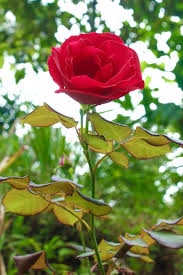
#> input picture open_cv/Open-CV_Practice/download (1).jpg, 183 x 275 px, found by its file name
$ python task.py
#> lines starting #> are read from the running program, lines starting #| are printed output that depends on the picture; after the words box and inside, x2 and y2 are one past the last pixel; in counts of white or black regions, pixels touching at a corner belong together
import cv2
import numpy as np

def apply_background_filter(input_path, output_path, filter_type="blur", intensity=10, color=(0, 255, 0)):
    """
    Apply a background filter to an image.
    filter_type options: "blur", "color", "virtual_bg"
    """
#> called with output_path = 'filtered.jpg', filter_type = 'blur', intensity = 5, color = (0, 255, 0)

    # 1. Load the input image
    img = cv2.imread(input_path)
#> img is the input picture: shape (275, 183, 3); mean B, G, R 84.8, 130.8, 130.7
    if img is None:
        print("Error: Could not load image")
        return

    # 2. Convert image to grayscale for simple background separation
    gray = cv2.cvtColor(img, cv2.COLOR_BGR2GRAY)
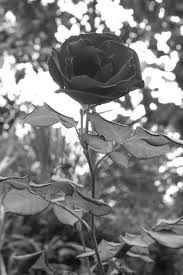
#> gray: shape (275, 183); min 7, max 255, mean 125.5

    # 3. Create a binary mask (rough segmentation)
    # Pixels brighter than 200 = background (0)
    # Pixels darker than 200 = foreground (255)
    _, mask = cv2.threshold(gray, 200, 255, cv2.THRESH_BINARY_INV)
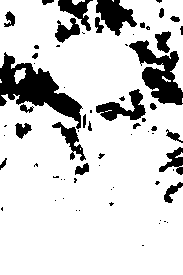
#> mask: shape (275, 183); 82.8% white; 68 black regions (39 under 20 px), largest, box (x1, y1, x2, y2) and area: (0, 52, 83, 129) 2435, (129, 40, 183, 105) 1614, (96, 0, 137, 36) 814

    # 4. Blur the mask edges so the transition is smooth
    mask = cv2.GaussianBlur(mask, (15, 15), 0)
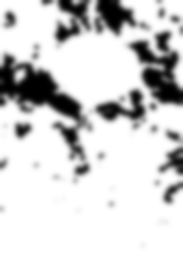
#> mask: shape (275, 183); min 0, max 255, mean 211.1

    # 5. Extract only the foreground (subject) using the mask
    foreground = cv2.bitwise_and(img, img, mask=mask)

    # 6. Prepare the background according to filter_type
    if filter_type == "blur":
        # Apply a strong blur to the original image for background
        background = cv2.GaussianBlur(img, (intensity * 10 + 1, intensity * 10 + 1), 0)
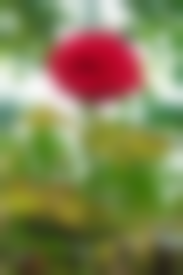
#> background: shape (275, 183, 3); mean B, G, R 84.8, 130.8, 130.7
    elif filter_type == "color":
        # Create a solid color background (same size as original image)
        background = np.full_like(img, color)
    elif filter_type == "virtual_bg":
        # Use another image as background (replace "virtual_bg.jpg" with your file)
        virtual_bg = cv2.imread("virtual_bg.jpg")
        virtual_bg = cv2.resize(virtual_bg, (img.shape[1], img.shape[0]))
        background = virtual_bg
    else:
        print("Invalid filter type. Using blur as default.")
        background = cv2.GaussianBlur(img, (51, 51), 0)

    # 7. Remove the foreground region from the background using the inverse mask
    background = cv2.bitwise_and(background, background, mask=255 - mask)
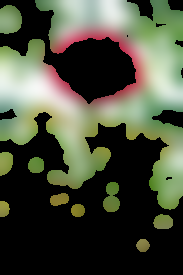
#> background: shape (275, 183, 3); mean B, G, R 60.3, 78.3, 73.7

    # 8. Combine foreground and filtered background
    filtered_img = cv2.add(foreground, background)
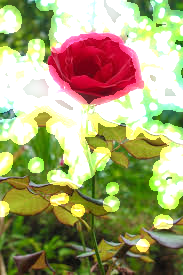
#> filtered_img: shape (275, 183, 3); mean B, G, R 115.8, 164.1, 166.3

    # 9. Save the final output image
    cv2.imwrite(output_path, filtered_img)

    # 10. Show the images for comparison
    cv2.imshow("Original", img)
    cv2.imshow("Filtered", filtered_img)
    cv2.waitKey(0)
    cv2.destroyAllWindows()

# ==== MAIN EXECUTION ====
input_image = r"C:\Users\OMOLP76\Desktop\python\open_cv\Open-CV_Practice\download (1).jpg"      # Replace with your input file path
output_image = "filtered.jpg"   # Output file
apply_background_filter(input_image, output_image, filter_type="blur", intensity=5)

$ run again, with open_cv/Open-CV_Practice/Physical (63).jpg copied over open_cv/Open-CV_Practice/download (1).jpg
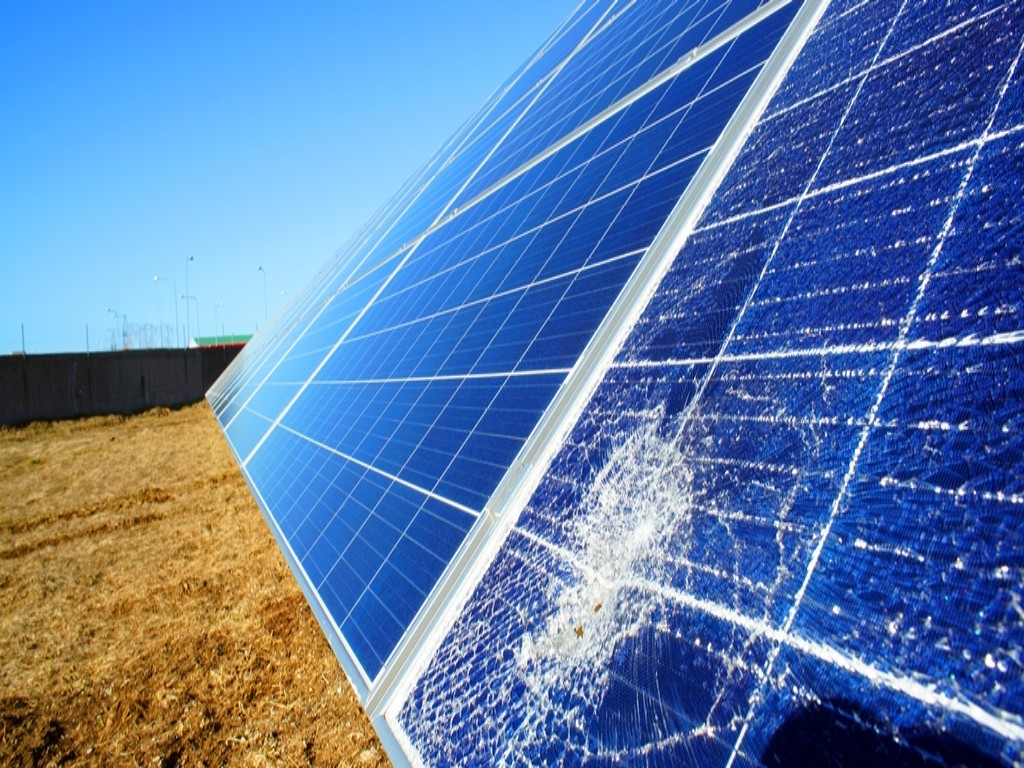
#> input picture open_cv/Open-CV_Practice/Physical (63).jpg, 1024 x 768 px, found by its file name
#> in apply_background_filter, img is the input picture: shape (768, 1024, 3); mean B, G, R 171.1, 125.1, 94.1
#> in apply_background_filter, `_, mask = cv2.threshold(gray, 200, 255, cv2.THRESH_BINARY_INV)`:
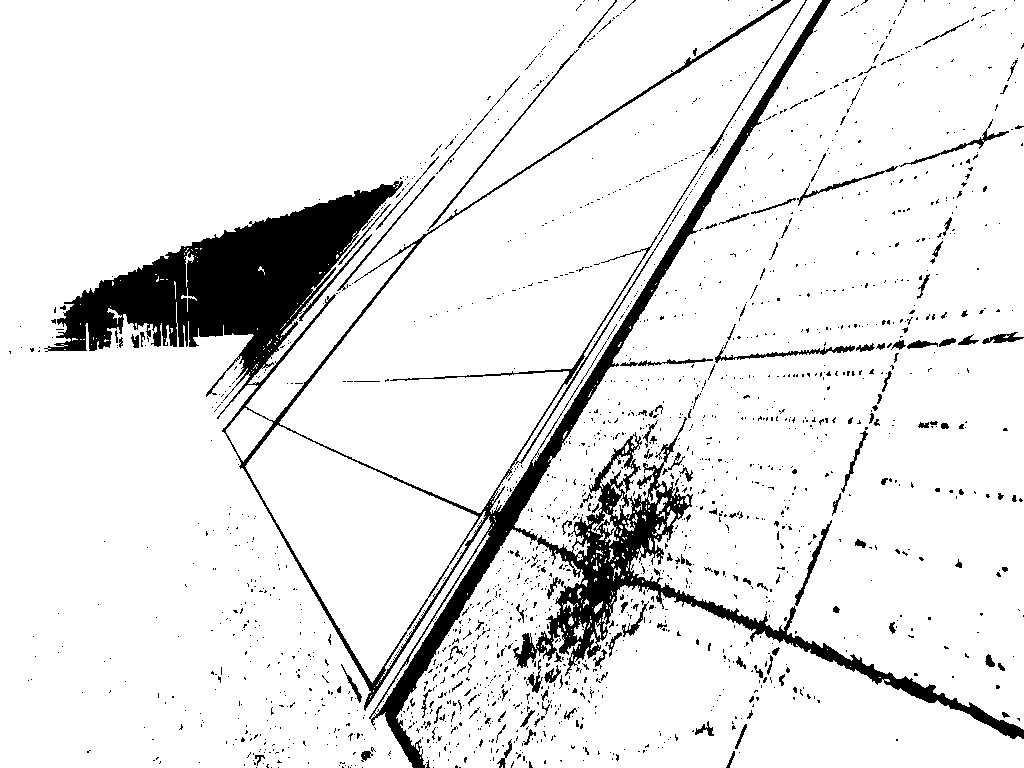
#> mask: shape (768, 1024); 90.2% white; 1820 black regions (1679 under 20 px), largest, box (x1, y1, x2, y2) and area: (44, 0, 1024, 768) 61177, (715, 345, 855, 363) 520, (427, 49, 579, 231) 447
#> in apply_background_filter, `filtered_img = cv2.add(foreground, background)`:
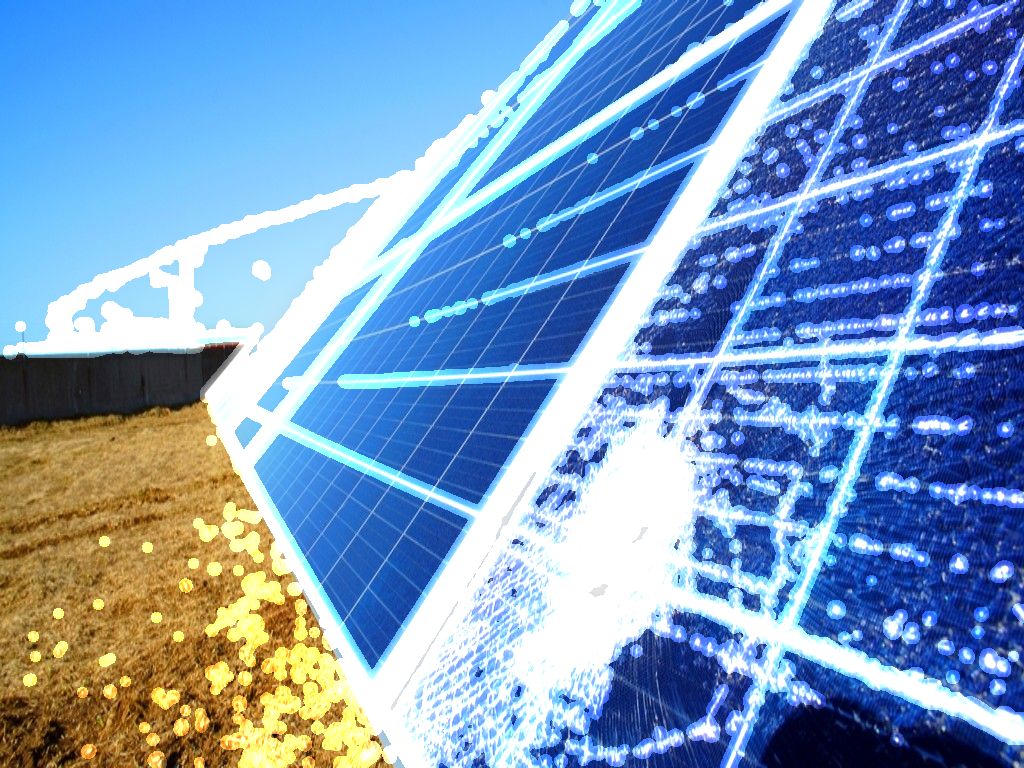
#> filtered_img: shape (768, 1024, 3); mean B, G, R 194.1, 154.5, 122

$ run again, with open_cv/Open-CV_Practice/b.jpg copied over open_cv/Open-CV_Practice/download (1).jpg
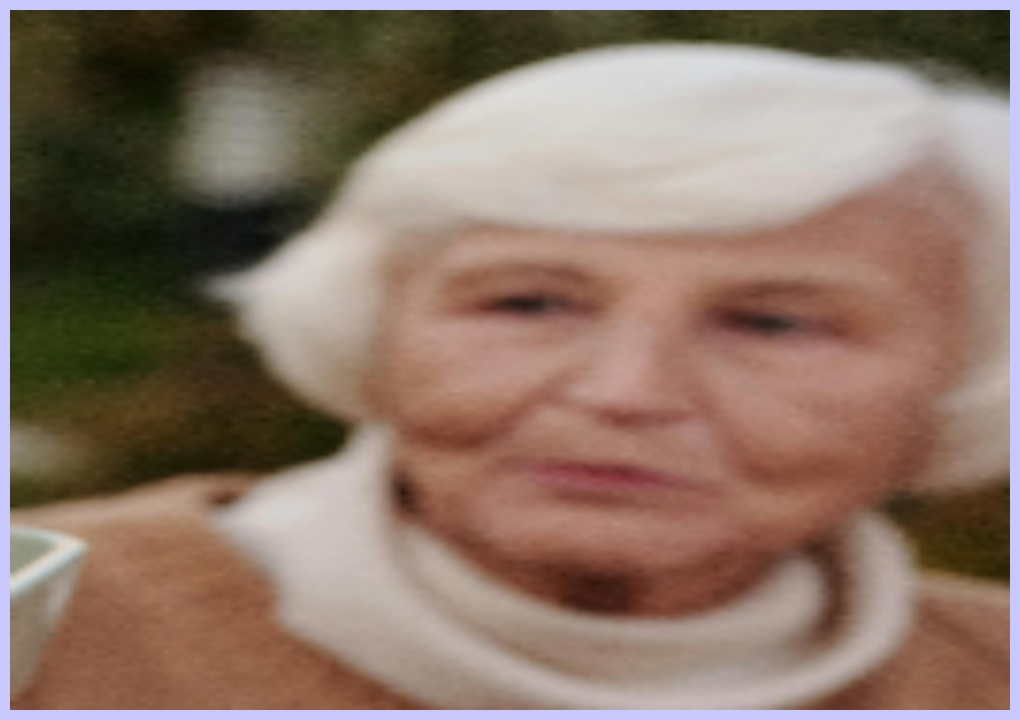
#> input picture open_cv/Open-CV_Practice/b.jpg, 1020 x 720 px, found by its file name
#> in apply_background_filter, img is the input picture: shape (720, 1020, 3); mean B, G, R 103.7, 116.9, 138.8
#> in apply_background_filter, `_, mask = cv2.threshold(gray, 200, 255, cv2.THRESH_BINARY_INV)`:
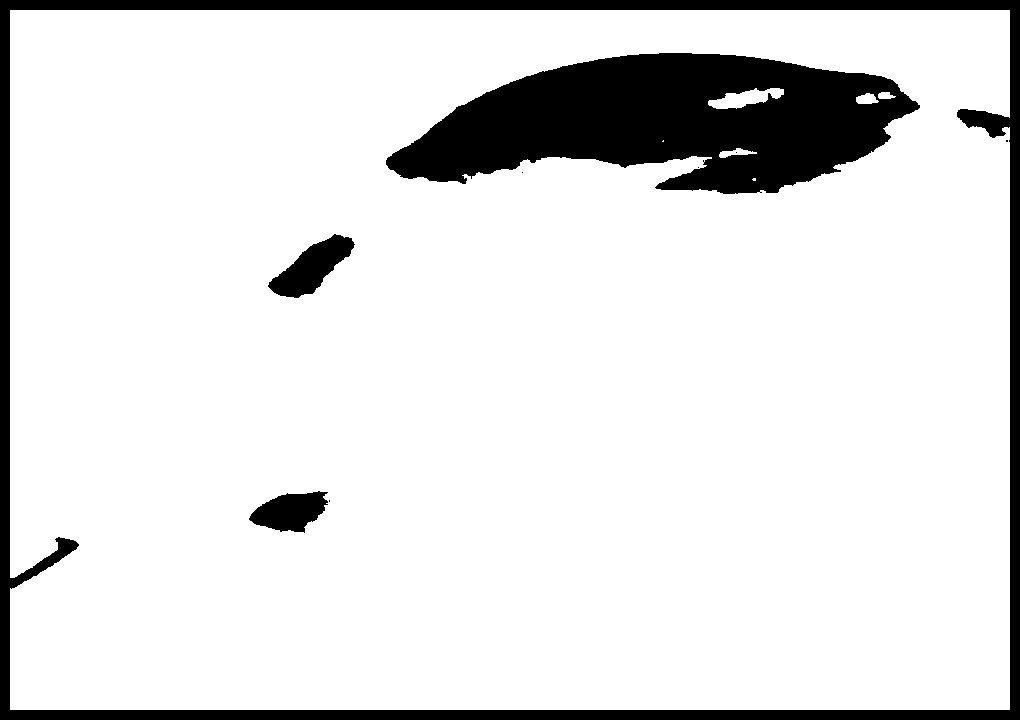
#> mask: shape (720, 1020); 88% white; 9 black regions (5 under 20 px), largest, box (x1, y1, x2, y2) and area: (386, 53, 920, 194) 47510, (0, 0, 1020, 720) 36123, (268, 234, 355, 298) 2627, (249, 491, 328, 533) 2140
#> in apply_background_filter, `filtered_img = cv2.add(foreground, background)`:
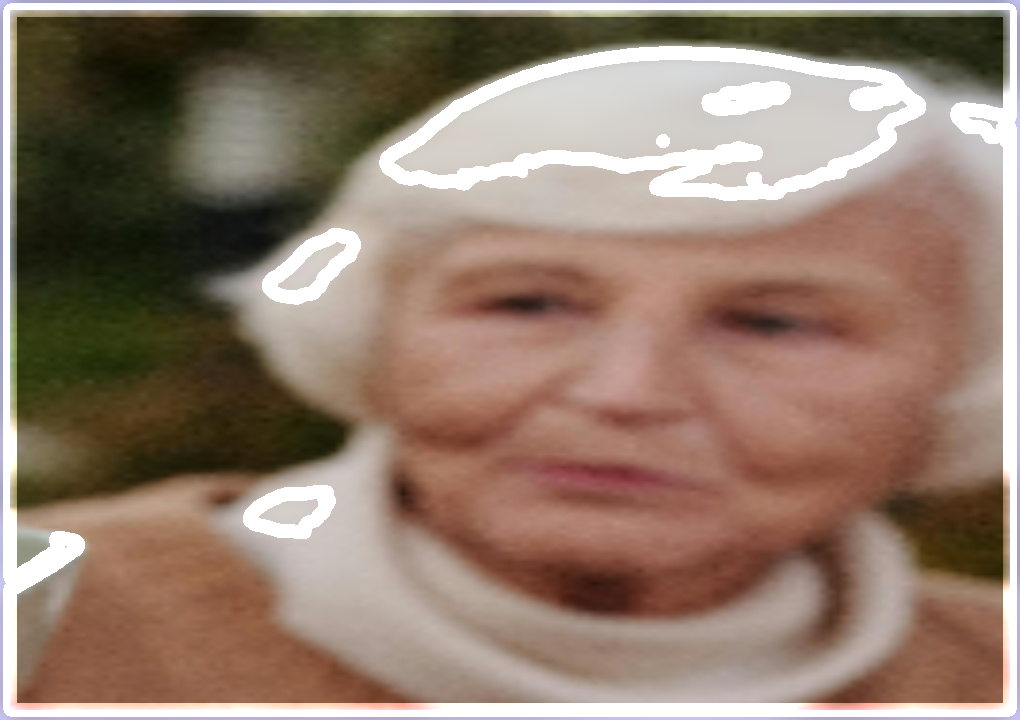
#> filtered_img: shape (720, 1020, 3); mean B, G, R 109.5, 124.3, 145.8

$ run again, with open_cv/Open-CV_Practice/birthday.jpg copied over open_cv/Open-CV_Practice/download (1).jpg
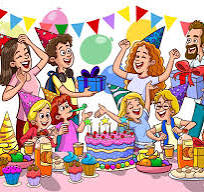
#> input picture open_cv/Open-CV_Practice/birthday.jpg, 204 x 192 px, found by its file name
#> in apply_background_filter, img is the input picture: shape (192, 204, 3); mean B, G, R 154.1, 163.6, 192.1
#> in apply_background_filter, `_, mask = cv2.threshold(gray, 200, 255, cv2.THRESH_BINARY_INV)`:
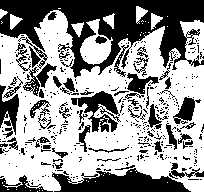
#> mask: shape (192, 204); 58.4% white; 382 black regions (323 under 20 px), largest, box (x1, y1, x2, y2) and area: (0, 0, 204, 78) 7364, (52, 168, 191, 192) 2011, (71, 91, 121, 132) 910
#> in apply_background_filter, `filtered_img = cv2.add(foreground, background)`:
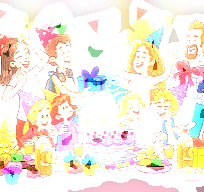
#> filtered_img: shape (192, 204, 3); mean B, G, R 222, 234.8, 246
